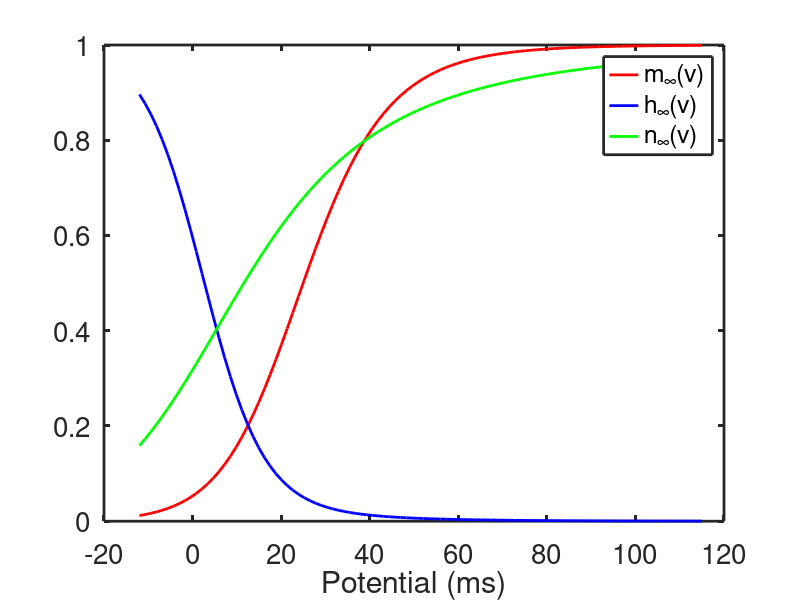
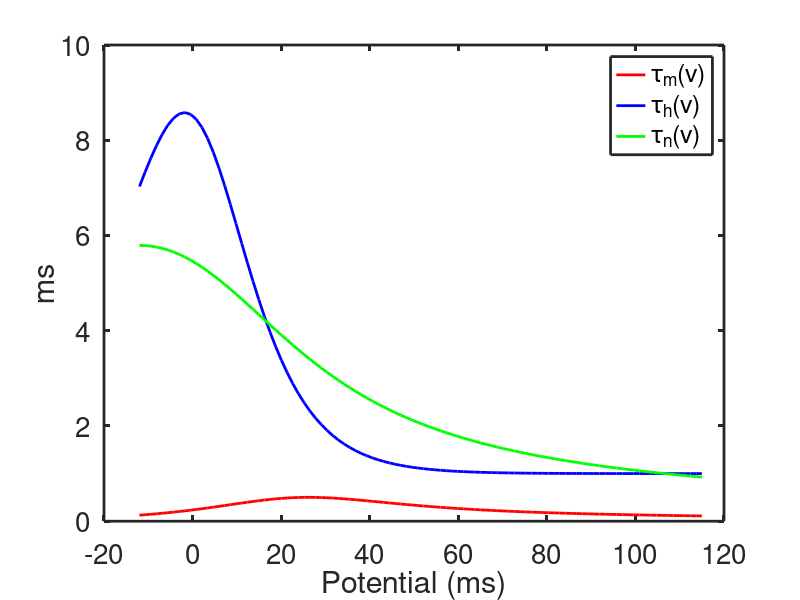

The MATLAB source for these figures, in order:
% Plot the steady state gating variables
 
function hh_inf
 
global gnabar gkbar Vna Vk Vl Inp Veq Tfact Iapp tstim BCL gl
set(0,                           ...
   'defaultaxesfontsize', 20,   ...
   'defaultaxeslinewidth', 2.0, ...
   'defaultlinelinewidth', 2.0);

Veq = 0; %is the original HH formulation
%Veq = -65; % is the physiological formulation

Tfact = 1; % this is the correction factor for temperatures other that 6.3C
%Tfact = 0.977 % correspnds to 0C

%Tfact = 1.085 % corresponds to 30 C.

gnabar = 120.;
gkbar = 36;
gl = 0.3;
 
Vna = Tfact*(115+Veq) - Veq;
Vk = Tfact*(-12+Veq)-Veq;
Vl = Tfact*(10.5988+Veq)-Veq;


vlist = linspace(Vk+0.01,Vna-0.01,100);
gates=gate_de(vlist);
 
for j = 1:3
 taus(j,:) = 1./(gates(2*j-1,:)+gates(2*j,:));
 infs(j,:) = gates(2*j-1,:).*taus(j,:);
end

figure(1)
plot(vlist,infs(1,:),'r',vlist,infs(2,:),'b',vlist,infs(3,:),'g')
legend('m_\infty(v)','h_\infty(v)','n_\infty(v)')
xlabel('Potential (ms)')
figure(2)
plot(vlist,taus(1,:),'r',vlist,taus(2,:),'b',vlist,taus(3,:),'g')
legend('\tau_m(v)','\tau_h(v)','\tau_n(v)')
 xlabel('Potential (ms)')
 ylabel('ms')

%%%%%%%%%%%%%%%%%%%%%%%%%%%%%%%%%%%
function gate = gate_de(V)
 % calculate the gating functions for V                 
AM=.1*(25.-V)./(exp(2.5 -0.1*V)-1.);
BM=4.*exp(-V/18.);
AN=.01*(10.-V)./(exp(1.-0.1*V)-1.);
BN=.125*exp(-V/80.);
AH=.07*exp(-V/20.);
BH=1./(exp(.1*(30.-V))+1.);
AN=.01*(10.-V)./(exp(.1*(10.-V))-1.);
BN=.125*exp(-V/80.);

gate = [AM ;BM ;AH ;BH ;AN ;BN];

 

 
